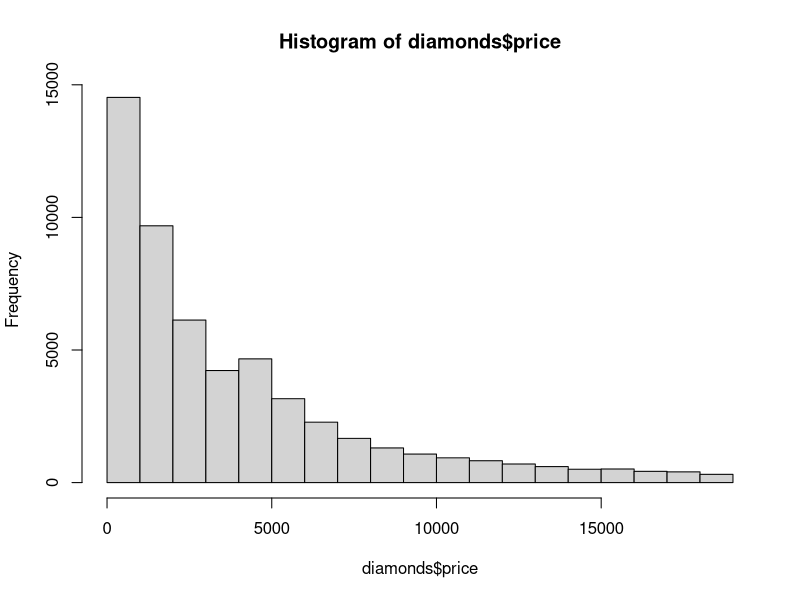
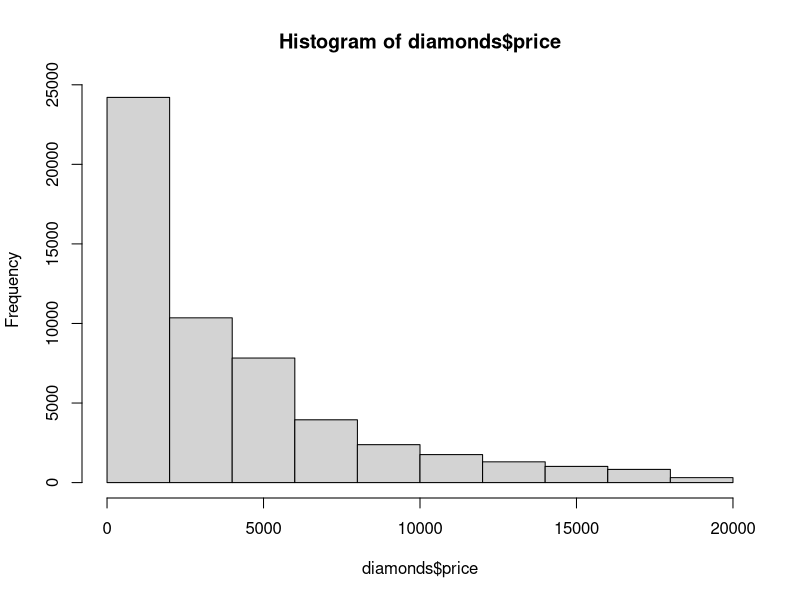
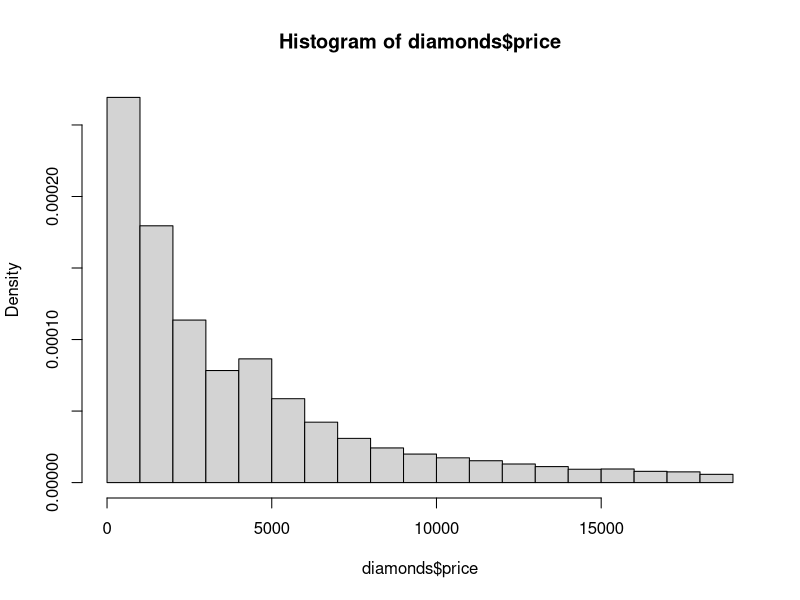
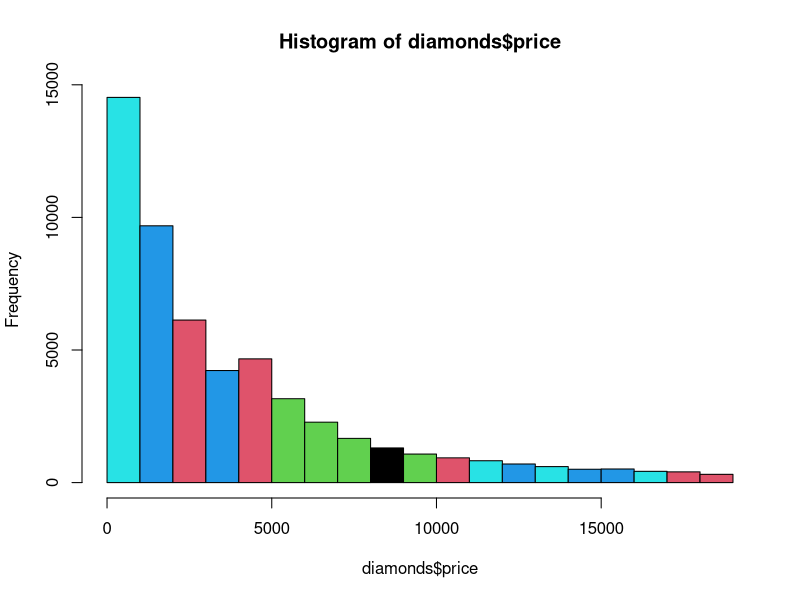
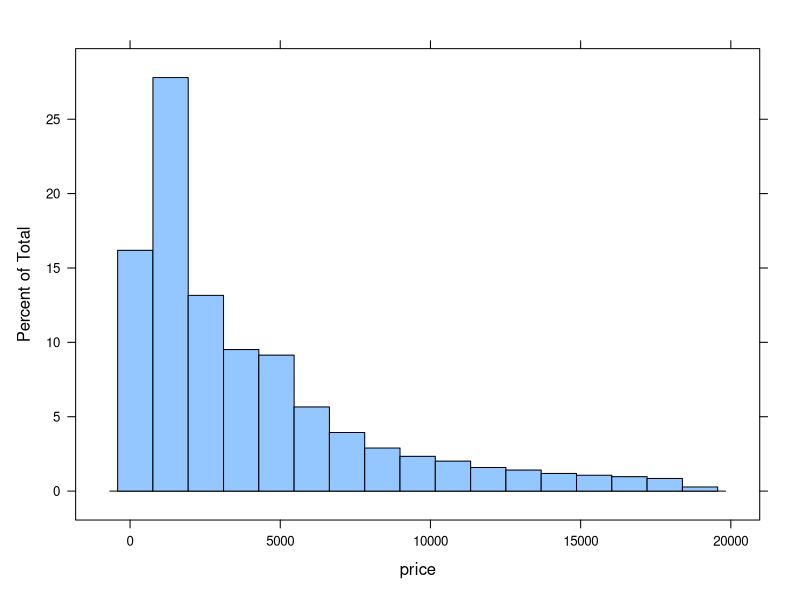
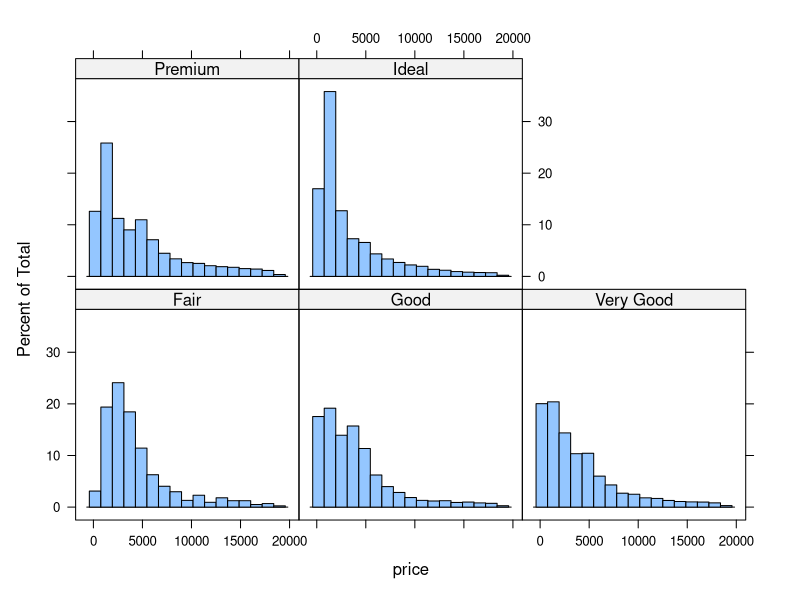
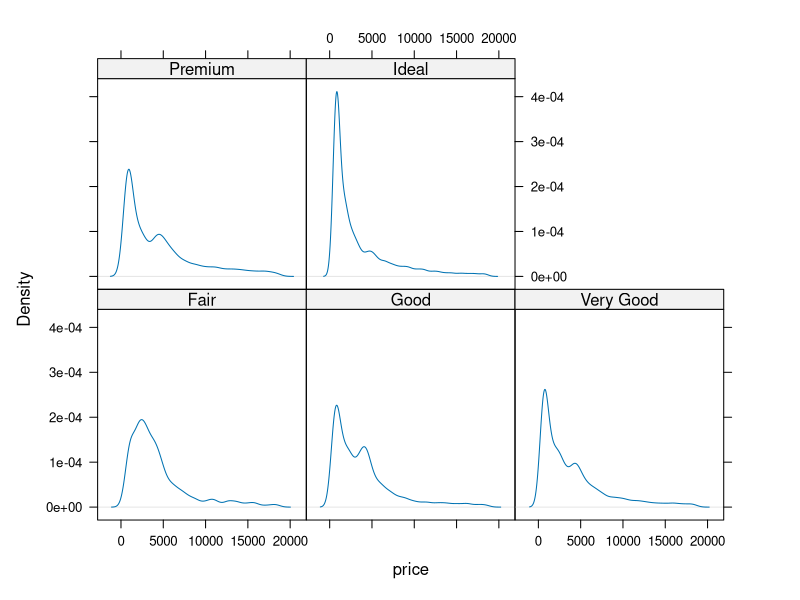
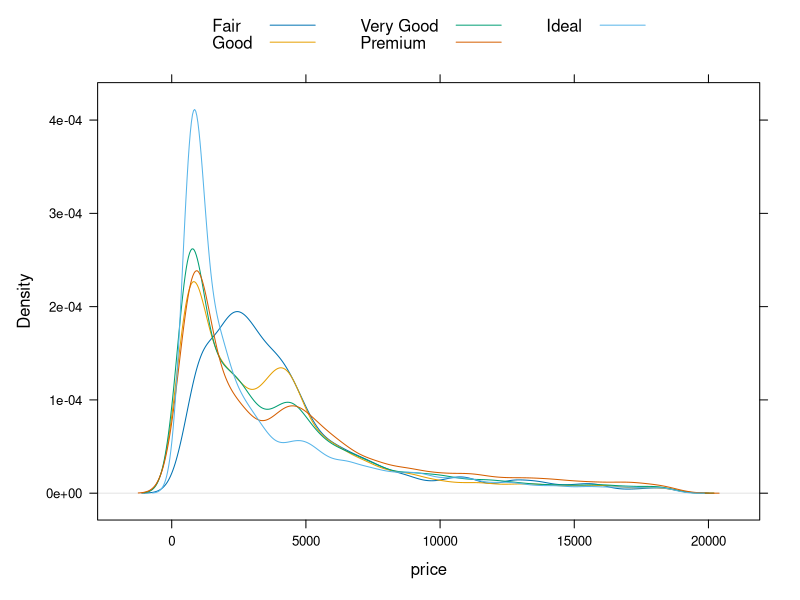

Write the R code that produced these figures, in order.
# Module: Background on Exploratory Analysis

# Dataset 'diamonds' from ggplot2
# install.packages("ggplot2")

library(ggplot2)
View(diamonds)
?diamonds

# Histograms

hist(diamonds$price)
#make the histogram got 10 columns only
hist(diamonds$price,breaks = 10)
# making the y axis probability
hist(diamonds$price,freq = FALSE)
# adding color to each cut 
hist(diamonds$price,col = diamonds$cut )

library(lattice)

histogram(~price, data = diamonds)
#makes hist for each cut type
histogram(~price| cut, data = diamonds)

#makes densityplot for each cut type
densityplot(~price| cut, data = diamonds,plot.points = FALSE,ref = TRUE)

#makes densityplot for each cut type in one plot and auto.key to add the cut types reference
densityplot(~price, groups = cut,
            data = diamonds,plot.points = FALSE,
            auto.key = list(columns = 3),ref = TRUE)

library(ggplot2)

#showing the histogram with ggplot of price
ggplot(diamonds, aes(x = price)) + geom_histogram()

#showing density plot
ggplot(diamonds, aes(x = price)) + geom_density()

#showing hist and density together adding width to not get error 
ggplot(diamonds, aes(x = price)) +
  geom_histogram(aes(y = ..density..),
                 binwidth = 1000,
                 color = 'white',
                 fill = 'black') + 
  geom_density(alpha = 0.25,fill = 'yellow')

## QQ plots 

#showing the qq plot to get the distrbution
qqnorm(diamonds$price)
# making the number of samples 40000 random
x = rnorm(40000)
# draw the distributions to show the normality
qqnorm(x)
qqline(x)

#making the qq plot with a different way
qqmath(~ price, data = diamonds)

#making hitogram of price 
hist(diamonds$price)

#making the qq plot with gg function
ggplot(diamonds,aes(sample = price))+stat_qq()

#Boxoplots

boxplot(price~ cut,diamonds)

# adding the mean to the shape in the boxplot
means<- tapply(diamonds$price,diamonds$cut,mean)
points(means,col = 'red')

## Lattice boxplot

# adding 1 numerical value with 2 categorical values in 1 boxplot
bwplot(color~price |cut, data =diamonds)

bwplot(color~carat |cut, data =diamonds,horizontal =TRUE)

## GGplot boxplot

# adding 1 numerical value with 2 categorical values in 1 boxplot 
ggplot(diamonds, 
       aes(color,price))+
  geom_boxplot()+
  coord_flip()+
  facet_wrap(~cut)

## Scatterplots

#plotting scatterplot with line for regression in it
plot(diamonds$price,diamonds$carat)
abline(lm(carat~ price, data = diamonds))

#to add categorical value to graph we use clustering as color
#plotting the character small solid circle using cex and pch and bty to add a box to points
plot(diamonds$price,diamonds$carat,
     col = diamonds$cut,
     pch = 20,
     cex = 0.75,
     bty = "l")

# using k means algorithm

plot(diamonds$price,diamonds$carat,
     col = kmeans(diamonds[,c(8,9,10)],5)$cluster)

## Lattice scatter

xyplot(carat~price ,data = diamonds,
       groups = color,
       auto.key = list(columns = 7),
       type = c("p","r"),cex = 0.5,
       pch = 20)

# adding categorical data to get multiple scatters
xyplot(carat~price |color,data = diamonds,
       groups = color,
       auto.key = list(columns = 7),
       type = c("p","r"),cex = 0.5,
       pch = 20)

## GGplot scatter

ggplot(diamonds,aes(x = price,y = carat))+
  geom_point(shape = 1)+
  geom_smooth(method = lm)+ 
  ggtitle("Diamond Prices By Weight")
  
# more detailed graph for dense 
ggplot(diamonds,aes(x = price,y = carat,color = color))+
  geom_point(shape = 19, position = position_jitter(width = 1,height = 0.5))+
  scale_color_hue(l = 50)+
  geom_smooth(method = lm,se = FALSE,fullrange = TRUE)

#shading the dense area
ggplot(diamonds,aes(x = price,y = carat,color = color))+
  geom_point(shape = 19, alpha = 0.2)+
  scale_color_hue(l = 50)+
  geom_smooth(method = lm,se = FALSE,fullrange = TRUE)

## Bar charts

summary(diamonds)
counts <- table(diamonds$cut,diamonds$color)
barplot(counts, legend = rownames(counts))

counts

## lattice barplot only work with data frame

df = as.data.frame(ftable(diamonds$cut,diamonds$color,diamonds$clarity))

head(df,10)

barchart(Var3~ Freq|Var2 ,groups = Var1,df,stack = TRUE,
         auto.key = list(columns = 3))

## GGplot

ggplot(df, aes(x = Var1, y = Freq,fill = Var3))+
  geom_bar(stat = 'identity',position = 'stack')+
  facet_grid(~ Var2)

#enhcaned shape of barplot and flipping the x axis lables by 90 degree
ggplot(df, aes(x = Var1, y = Freq,fill = Var2))+
  geom_bar(stat = 'identity',position = 'stack')+
  facet_grid(~ Var3)+
  xlab("")+
  theme(axis.text.x = element_text(angle = 90, hjust = 1, size = 8))

# another way without dataframe using original dataset
ggplot(diamonds,aes(x = cut,fill = clarity))+
  geom_bar(stat= 'count',position = 'stack')+
  facet_grid(~color)+
  xlab("")+
  theme(axis.text.x = element_text(angle = 90, hjust = 1, size = 8))

 
